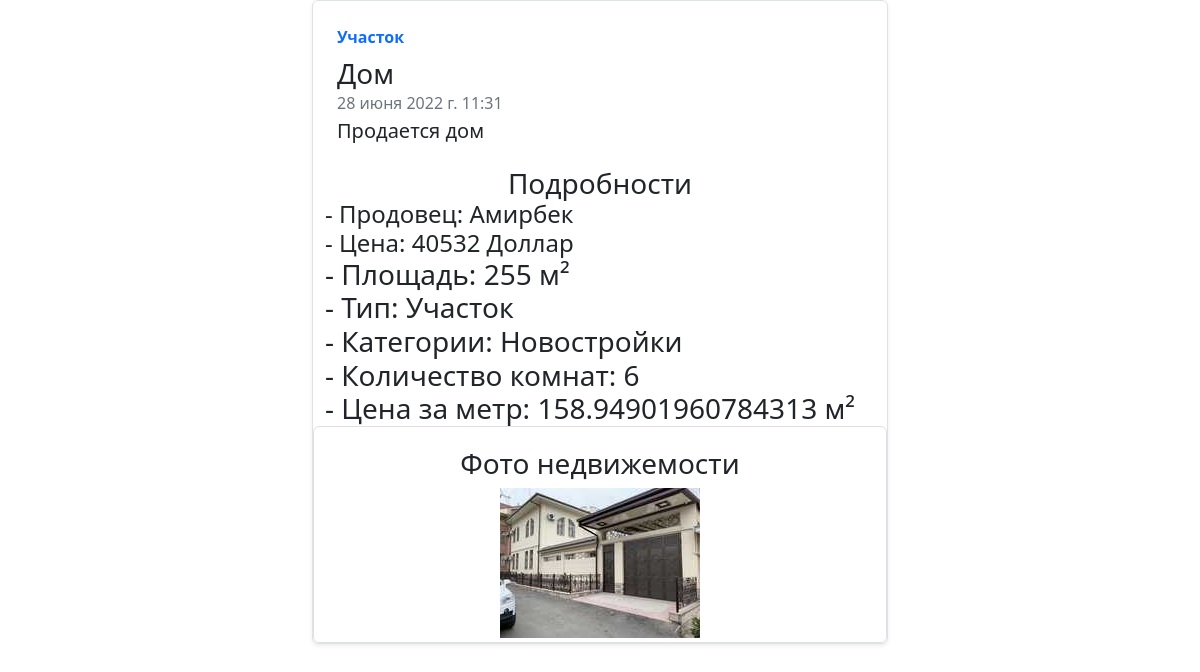
/estates/6 (signed in), run on the app's committed database.
### main/models.py (models this page shows, shortened)
class Estate(models.Model):
    title = models.CharField(verbose_name="Название", max_length=255, null=True, blank=True)
    description = models.TextField(verbose_name="Описание", null=True, blank=True)
    author = models.ForeignKey(User,  on_delete=models.CASCADE,  null=True, blank=True)
    price = models.PositiveBigIntegerField(verbose_name="Цена")
    currency = models.CharField(verbose_name="Валюта", max_length=32, choices=CURRENCY, default=DOLLAR)
    area = models.PositiveIntegerField(verbose_name="Площадь")
    room_amount = models.PositiveSmallIntegerField(verbose_name="Количество комнат")
    type = models.CharField(verbose_name="Тип недвижимости", max_length=64, choices=ESTATE_TYPE, default=FLAT)
    categories = models.ManyToManyField(Category, related_name='estates')
    created_date = models.DateTimeField(default=now, editable=False)
    def get_price_per_meter(self):
        return f'{self.price / self.area} м²'
    def get_title(self):
        return self.title if self.title else f'{self.area} м², {self.room_amount} комнат'

class User(models.Model):
    name = models.CharField(verbose_name="Имя", max_length=50)
    last_name = models.CharField(verbose_name="Фамилия", max_length=50)
    birthday = models.DateField(verbose_name="День рождения")
    def __str__(self):
        return self.name

class Category(models.Model):
    name = models.CharField(verbose_name="Категории", max_length=64)

class Photo(models.Model):
    img = models.ImageField()
    estate = models.ForeignKey(Estate, on_delete=models.CASCADE, related_name='photos')

### main/views.py (the view)
# urls.py: path('estates/<int:pk>', views.estate_detail, name="estate_detail"),
def estate_detail(request, pk):
    estate = Estate.objects.get(pk=pk)
    photos = Photo.objects.filter(estate__pk=pk)
    return render(request, 'estate_detail.html', {'estate': estate, 'photos': photos})

### main/templates/estate_detail.html (shortened to what this page needs)
{% extends "base.html" %}
{% block body %}
{% if user.is_authenticated %}
  <div class="col-md-6 container">
    <div class="row g-0 border rounded overflow-hidden flex-md-row mb-4 shadow-sm h-md-250 position-relative">
      <div class="col p-4 d-flex flex-column position-static">
        <strong class="d-inline-block mb-2 text-primary">{{ estate.type }}</strong>
        <h3 class="mb-0">{{ estate.get_title }}</h3>
        <div class="mb-1 text-muted">{{ estate.created_date }}</div>
        <p class="card-text mb-auto h5">{{ estate.description}}</p>
      </div>
        <div class="container">
          <p class="card-text mb-auto text-center h3">Подробности</p>
          <p class="card-text mb-auto h4">- Продовец: {{ estate.author }}</p>
          <p class="card-text mb-auto h4">- Цена: {{ estate.price }} {{ estate.currency }}</p>
          <p class="card-text mb-auto h3">- Площадь: {{ estate.area }} м²</p>
          <p class="card-text mb-auto h3">- Тип: {{ estate.type }} </p>
          {% for category in estate.categories.all %}
              <p class="card-text mb-auto h3">- Категории: {{ category.name }}</p>
          {% endfor %}
          <p class="card-text mb-auto h3">- Количество комнат: {{ estate.room_amount }}</p>
          <p class="card-text mb-auto h3">- Цена за метр: {{ estate.get_price_per_meter }}</p>
        </div>
      {% for photo in photos.all %}
        <div class="img-thumbnail text-center container">
          <p class="h3 mt-3">Фото недвижемости</p>
          <img src="{{ photo.img.url }}" alt="">
        </div>
      {% endfor %}
    </div>
  </div>
{% endif %}
{% endblock %}

### data on the page
Estate: type "Участок", get_title "Дом", created_date "28 июня 2022 г. 11:31", description "Продается дом", author "Амирбек", price "40532", currency "Доллар", area "255", room_amount "6", get_price_per_meter "158.94901960784313 м²"
Category: name "Новостройки"
Photo: img (picture)
